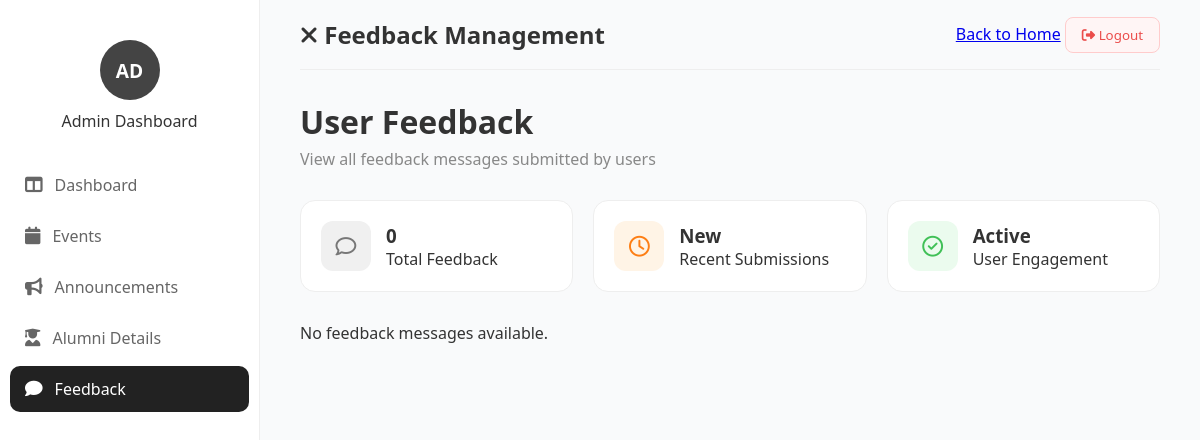
The app's page /alumni_app/admin/feedback/ (signed in), older data.
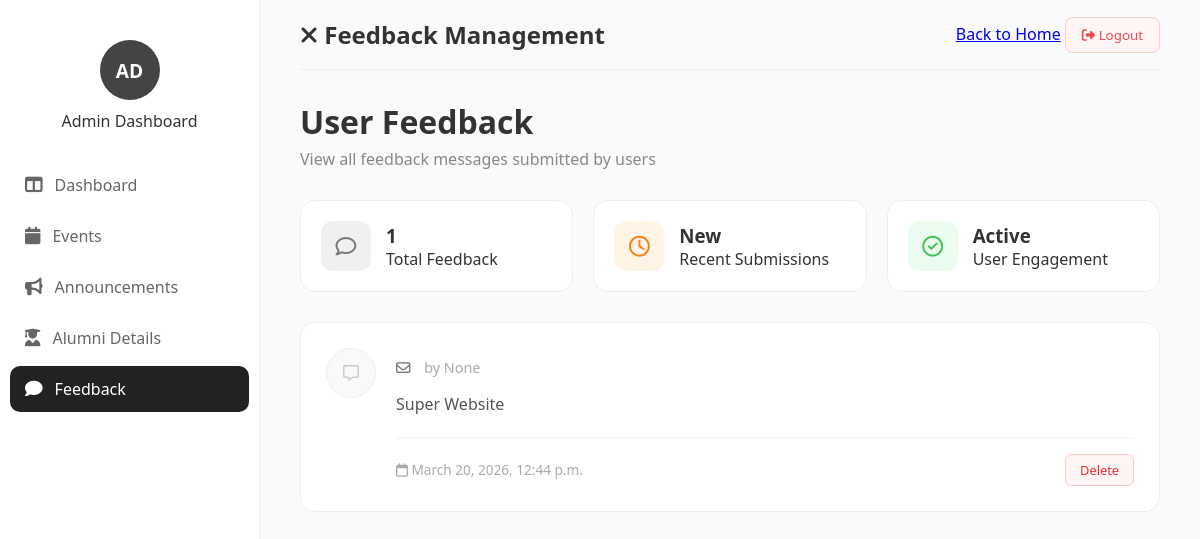
The same page, newer data.
### Alumni_app/models.py (models this page shows, shortened)
class Feedback(models.Model):
    user = models.ForeignKey(User, on_delete=models.CASCADE, null=True, blank=True)
    name = models.CharField(max_length=100, null=True, blank=True)
    message = models.TextField()
    created_at = models.DateTimeField(auto_now_add=True)

### Alumni_app/views.py (the view)
# urls.py: path('admin/feedback/', views.admin_feedback, name='admin_feedback'),
@login_required
def admin_feedback(request):
    feedbacks = Feedback.objects.all().order_by('-created_at')
    return render(request, "admin_feedback.html", {"feedbacks": feedbacks})

### Alumni_app/templates/admin_feedback.html (shortened to what this page needs)
{% load static %}
<!DOCTYPE html>
<html lang="en">
<head>
    <link rel="stylesheet" href="{% static 'admin_feedback.css' %}">
    <link rel="stylesheet" href="https://cdnjs.cloudflare.com/ajax/libs/font-awesome/6.5.0/css/all.min.css">
</head>
<body>
    <div class="dashboard-container">
        <div class="sidebar">
            <div class="admin-profile">
                <div class="circle">AD</div>
                <p>Admin Dashboard</p>
            </div>
            <ul class="menu">
                <li><a href="{% url 'admin_dashboard' %}"><i class="fa-solid fa-table-columns"></i> Dashboard</a></li>
                <li><a href="{% url 'admin_events' %}"><i class="fa-solid fa-calendar"></i> Events</a></li>
                <li><a href="{% url 'announcements_page' %}"><i class="fa-solid fa-bullhorn"></i> Announcements</a></li>
                <li><a href="{% url 'admin_view_alumni' %}"><i class="fa-solid fa-user-graduate"></i> Alumni Details</a></li>
                <li class="active"><a href="{% url 'admin_feedback' %}"><i class="fa-solid fa-comment"></i> Feedback</a></li>
            </ul>
        </div>
        <div class="main-content">
            <div class="topbar">
                <h2><i class="fa-solid fa-xmark"></i> Feedback Management</h2>
                <div class="top-links">
                    <a href="{% url 'admin_dashboard' %}">Back to Home</a>
                    <a href="{% url 'logout' %}">
    <button class="logout">
        <i class="fa-solid fa-right-from-bracket"></i> Logout
    </button>
</a>
                </div>
            </div>
            <div class="feedback-header">
                <h1>User Feedback</h1>
                <p>View all feedback messages submitted by users</p>
            </div>
            <div class="stats-container">
                <div class="stat-box">
                    <div class="stat-icon gray"><i class="fa-regular fa-comment"></i></div>
                    <div>
                        <h3>{{ feedbacks.count }}</h3>
                        <p>Total Feedback</p>
                    </div>
                </div>
                <div class="stat-box">
                    <div class="stat-icon orange"><i class="fa-regular fa-clock"></i></div>
                    <div>
                        <h3>New</h3>
                        <p>Recent Submissions</p>
                    </div>
                </div>
                <div class="stat-box">
                    <div class="stat-icon green"><i class="fa-regular fa-circle-check"></i></div>
                    <div>
                        <h3>Active</h3>
                        <p>User Engagement</p>
                    </div>
                </div>
            </div>
            <div class="feedback-list">
                {% for f in feedbacks %}
                <div class="feedback-card">
                    <div class="feedback-icon">
                        <i class="fa-regular fa-message"></i>
                    </div>
                    <div class="feedback-content">
                        <div class="user-info">
                            <i class="fa-regular fa-envelope"></i> {{f.email}}
                            <span class="user-name">by {{f.name}}</span>
                        </div>
                        <p class="feedback-message">{{f.message}}</p>
                        <hr>
                        <div class="feedback-footer">
                            <div class="feedback-date">
                                <i class="fa-regular fa-calendar"></i> {{f.created_at}}
                            </div>
                            <div class="card-actions">
                                <button class="btn-sm danger" onclick="deleteAnnouncement('{{a.id}}')">Delete</button>
                            </div>
                        </div>
                    </div>
                </div>
                {% empty %}
                <div class="empty-state">
                    <p>No feedback messages available.</p>
                </div>
                {% endfor %}
            </div>
        </div>
    </div>
</body>
</html>

Row changes from the older to the newer data that the page shows:
added Feedback: name "None", message "Super Website", created_at "March 20, 2026, 12:44 p.m."
Text that changed along with them:
{{ feedbacks.count }}: "0" → "1"
text no longer shown: "No feedback messages available."
